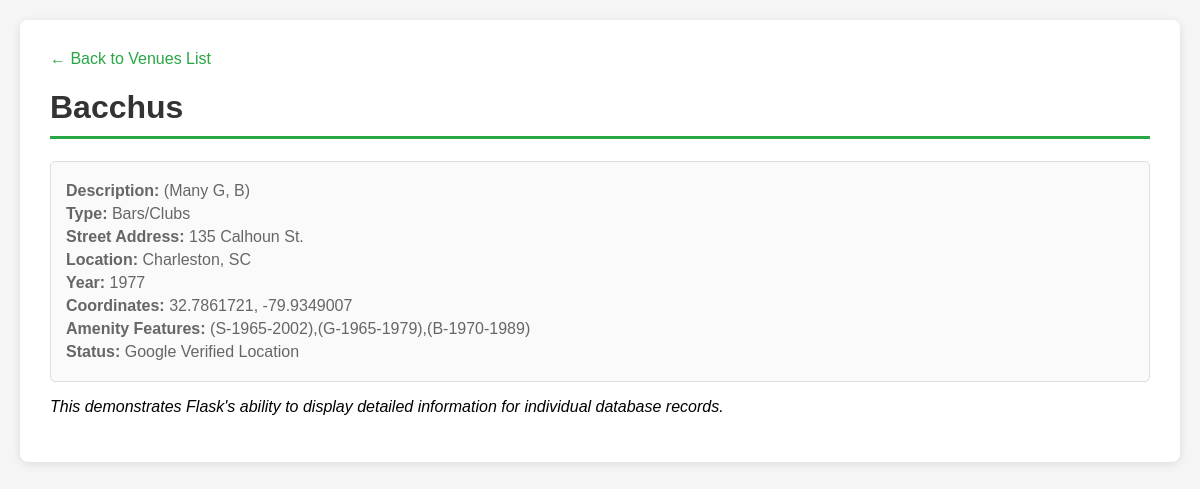
Page /venue/483 on the committed database.
### tables this page shows
CREATE TABLE venues (
    venue_id INTEGER PRIMARY KEY AUTOINCREMENT,
    unique_id TEXT,
    title TEXT,
    description TEXT,
    type TEXT,
    street_address TEXT,
    city_id INTEGER,
    year INTEGER,
    amenity_features TEXT,
    notes TEXT,
    full_address TEXT,
    lat REAL,
    lon REAL,
    geo_address TEXT,
    unclear_address TEXT,
    status TEXT,
    FOREIGN KEY (city_id) REFERENCES cities (city_id)
);

CREATE TABLE cities (
    city_id INTEGER PRIMARY KEY AUTOINCREMENT,
    city_name TEXT NOT NULL,
    state TEXT NOT NULL,
    UNIQUE(city_name, state)
);

### app.py (the view)
@app.route('/venue/<int:venue_id>')
def venue_detail(venue_id):
    conn = get_db_connection()
    venue = conn.execute('''
        SELECT v.*, c.city_name, c.state
        FROM venues v
        JOIN cities c ON v.city_id = c.city_id
        WHERE v.venue_id = ?
    ''', (venue_id,)).fetchone()
    conn.close()
    if venue is None:
        flash('Venue not found!', 'error')
        return redirect(url_for('index'))
    return render_template('venue_detail.html', venue=venue)

### app.py (called while the page is built)
def get_db_connection():
    conn = sqlite3.connect(DB_PATH)
    conn.row_factory = sqlite3.Row
    return conn

### templates/venue_detail.html (shortened to what this page needs)
{% extends "base.html" %}
{% block content %}
<div class="back-link">
    <a href="{{ url_for('index') }}">&larr; Back to Venues List</a>
</div>
<h1>{{ venue.title }}</h1>
<div class="venue-card">
    {% if venue.description %}
    <div class="venue-info"><strong>Description:</strong> {{ venue.description }}</div>
    {% endif %}
    {% if venue.type %}
    <div class="venue-info"><strong>Type:</strong> {{ venue.type }}</div>
    {% endif %}
    {% if venue.street_address %}
    <div class="venue-info"><strong>Street Address:</strong> {{ venue.street_address }}</div>
    {% endif %}
    <div class="venue-info"><strong>Location:</strong> {{ venue.city_name }}, {{ venue.state }}</div>
    {% if venue.year %}
    <div class="venue-info"><strong>Year:</strong> {{ venue.year }}</div>
    {% endif %}
    {% if venue.lat and venue.lon %}
    <div class="venue-info"><strong>Coordinates:</strong> {{ venue.lat }}, {{ venue.lon }}</div>
    {% endif %}
    {% if venue.amenity_features %}
    <div class="venue-info"><strong>Amenity Features:</strong> {{ venue.amenity_features }}</div>
    {% endif %}
    {% if venue.status %}
    <div class="venue-info"><strong>Status:</strong> {{ venue.status }}</div>
    {% endif %}
</div>
<p><em>This demonstrates Flask's ability to display detailed information for individual database records.</em></p>
{% endblock %}

### templates/base.html (style rules this page uses)
body { font-family: Arial, sans-serif; max-width: 1200px; margin: 0 auto; padding: 20px; background-color: #f5f5f5; }
h1 { color: #333; border-bottom: 3px solid #28a745; padding-bottom: 10px; }
.venue-card { border: 1px solid #ddd; border-radius: 5px; padding: 15px; margin: 10px 0; background-color: #fafafa; }
.venue-info { color: #666; margin: 5px 0; }
a { color: #28a745; text-decoration: none; }
.back-link { margin-bottom: 20px; }

### rows in the picture
venues: title "Bacchus", description "(Many G, B)", type "Bars/Clubs", street_address "135 Calhoun St.", year "1977", lat "32.7861721", lon "-79.9349007", amenity_features "(S-1965-2002),(G-1965-1979),(B-1970-1989)", status "Google Verified Location"
cities: city_name "Charleston", state "SC"
